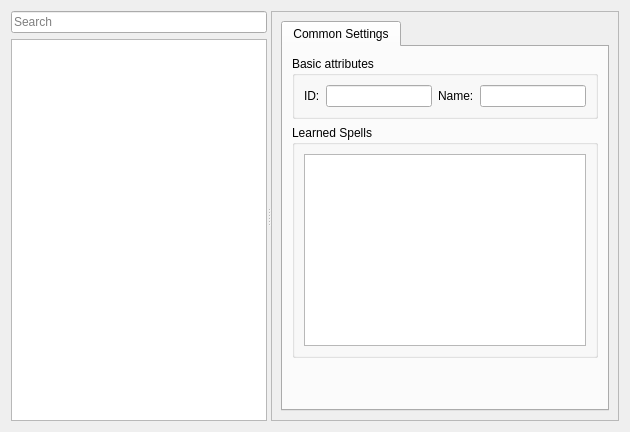
      <widget class="QWidget" name="skillPage">
       <attribute name="title">
        <string>Skills</string>
       </attribute>
       <layout class="QVBoxLayout" name="verticalLayout_62">
        <item>
         <widget class="QSplitter" name="splitter_6">
          <property name="orientation">
           <enum>Qt::Horizontal</enum>
          </property>
          <widget class="QWidget" name="layoutWidget_6">
           <layout class="QVBoxLayout" name="verticalLayout_54" stretch="0,0">
            <item>
             <widget class="QLineEdit" name="skillFilter">
              <property name="sizePolicy">
               <sizepolicy hsizetype="Expanding" vsizetype="Fixed">
                <horstretch>1</horstretch>
                <verstretch>0</verstretch>
               </sizepolicy>
              </property>
              <property name="placeholderText">
               <string>Search</string>
              </property>
              <property name="clearButtonEnabled">
               <bool>true</bool>
              </property>
             </widget>
            </item>
            <item>
             <widget class="QListView" name="skillsListView">
              <property name="sizePolicy">
               <sizepolicy hsizetype="Expanding" vsizetype="Expanding">
                <horstretch>1</horstretch>
                <verstretch>0</verstretch>
               </sizepolicy>
              </property>
              <property name="contextMenuPolicy">
               <enum>Qt::ActionsContextMenu</enum>
              </property>
              <property name="alternatingRowColors">
               <bool>true</bool>
              </property>
             </widget>
            </item>
           </layout>
          </widget>
          <widget class="QFrame" name="spellsFrame_2">
           <property name="sizePolicy">
            <sizepolicy hsizetype="Expanding" vsizetype="Expanding">
             <horstretch>1</horstretch>
             <verstretch>0</verstretch>
            </sizepolicy>
           </property>
           <property name="frameShape">
            <enum>QFrame::StyledPanel</enum>
           </property>
           <property name="frameShadow">
            <enum>QFrame::Raised</enum>
           </property>
           <layout class="QVBoxLayout" name="verticalLayout_55">
            <item>
             <widget class="QTabWidget" name="tabWidget_8">
              <property name="currentIndex">
               <number>0</number>
              </property>
              <widget class="QWidget" name="tab_29">
               <attribute name="title">
                <string>Common Settings</string>
               </attribute>
               <layout class="QVBoxLayout" name="verticalLayout_56">
                <item>
                 <widget class="QGroupBox" name="spellBaseBox_5">
                  <property name="sizePolicy">
                   <sizepolicy hsizetype="Preferred" vsizetype="Fixed">
                    <horstretch>0</horstretch>
                    <verstretch>0</verstretch>
                   </sizepolicy>
                  </property>
                  <property name="title">
                   <string>Basic attributes</string>
                  </property>
                  <property name="flat">
                   <bool>true</bool>
                  </property>
                  <layout class="QHBoxLayout" name="horizontalLayout_20">
                   <item>
                    <layout class="QFormLayout" name="formLayout_3">
                     <item row="0" column="0">
                      <widget class="QLabel" name="label_35">
                       <property name="text">
                        <string>ID:</string>
                       </property>
                      </widget>
                     </item>
                     <item row="0" column="1">
                      <widget class="QLineEdit" name="skillIdField">
                       <property name="enabled">
                        <bool>true</bool>
                       </property>
                       <property name="readOnly">
                        <bool>true</bool>
                       </property>
                      </widget>
                     </item>
                    </layout>
                   </item>
                   <item>
                    <layout class="QFormLayout" name="formLayout_5">
                     <item row="0" column="0">
                      <widget class="QLabel" name="label_40">
                       <property name="text">
                        <string>Name:</string>
                       </property>
                      </widget>
                     </item>
                     <item row="0" column="1">
                      <widget class="QLineEdit" name="skillNameField">
                       <property name="enabled">
                        <bool>true</bool>
                       </property>
                       <property name="readOnly">
                        <bool>true</bool>
                       </property>
                      </widget>
                     </item>
                    </layout>
                   </item>
                  </layout>
                 </widget>
                </item>
                <item>
                 <widget class="QGroupBox" name="spellBaseBox_6">
                  <property name="sizePolicy">
                   <sizepolicy hsizetype="Preferred" vsizetype="Fixed">
                    <horstretch>0</horstretch>
                    <verstretch>0</verstretch>
                   </sizepolicy>
                  </property>
                  <property name="title">
                   <string>Learned Spells</string>
                  </property>
                  <property name="flat">
                   <bool>true</bool>
                  </property>
                  <layout class="QHBoxLayout" name="horizontalLayout_22">
                   <item>
                    <widget class="QListWidget" name="skillLearnedSpellList">
                     <property name="sizePolicy">
                      <sizepolicy hsizetype="Expanding" vsizetype="Preferred">
                       <horstretch>0</horstretch>
                       <verstretch>0</verstretch>
                      </sizepolicy>
                     </property>
                    </widget>
                   </item>
                  </layout>
                 </widget>
                </item>
                <item>
                 <spacer name="verticalSpacer_5">
                  <property name="orientation">
                   <enum>Qt::Vertical</enum>
                  </property>
                  <property name="sizeHint" stdset="0">
                   <size>
                    <width>20</width>
                    <height>40</height>
                   </size>
                  </property>
                 </spacer>
                </item>
               </layout>
              </widget>
             </widget>
            </item>
           </layout>
          </widget>
         </widget>
        </item>
       </layout>
      </widget>
